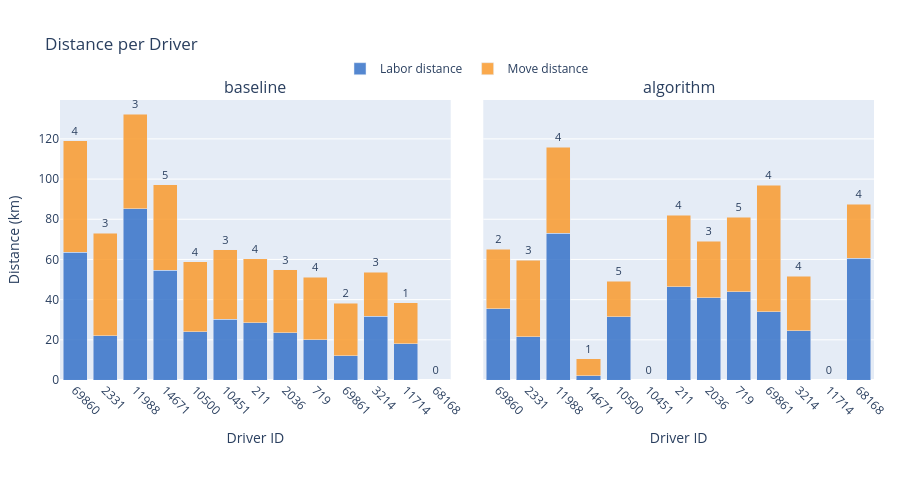

The notebook cell saved with this chart:
### Markdown cell above
---
## Distance per Driver

### Code cell
build_comparison_driver_figure(pair, LABEL_A, LABEL_B).show()

### Figure 1 — Plotly figure (JSON) as saved in the notebook; plotly's stock layout.template omitted (floating-point values rounded to 4 significant figures)
{"data": [{"hoverinfo": "text", "hovertext": ["Driver 69860<br>Labor: 63.67 km", "Driver 2331<br>Labor: 22.01 km", "Driver 11988<br>Labor: 85.23 km", "Driver 14671<br>Labor: 54.70 km", "Driver 10500<br>Labor: 24.05 km", "Driver 10451<br>Labor: 30.17 km", "Driver 211<br>Labor: 28.51 km", "Driver 2036<br>Labor: 23.48 km", "Driver 719<br>Labor: 20.13 km", "Driver 69861<br>Labor: 12.16 km", "Driver 3214<br>Labor: 31.84 km", "Driver 11714<br>Labor: 18.06 km", "Driver 68168<br>Labor: 0.00 km"], "legendgroup": "labor_dist", "marker": {"color": "rgba(55, 115, 200, 0.85)"}, "name": "Labor distance", "showlegend": true, "type": "bar", "x": ["69860", "2331", "11988", "14671", "10500", "10451", "211", "2036", "719", "69861", "3214", "11714", "68168"], "xaxis": "x", "y": [63.67, 22.01, 85.23, 54.7, 24.05, 30.17, 28.51, 23.48, 20.13, 12.16, 31.84, 18.06, 0], "yaxis": "y"}, {"hoverinfo": "text", "hovertext": ["Driver 69860<br>Move: 55.32 km", "Driver 2331<br>Move: 51.15 km", "Driver 11988<br>Move: 47.16 km", "Driver 14671<br>Move: 42.36 km", "Driver 10500<br>Move: 34.88 km", "Driver 10451<br>Move: 34.56 km", "Driver 211<br>Move: 31.85 km", "Driver 2036<br>Move: 31.37 km", "Driver 719<br>Move: 30.94 km", "Driver 69861<br>Move: 26.03 km", "Driver 3214<br>Move: 21.83 km", "Driver 11714<br>Move: 20.43 km", "Driver 68168<br>Move: 0.00 km"], "legendgroup": "move_dist", "marker": {"color": "rgba(250, 155, 45, 0.85)"}, "name": "Move distance", "showlegend": true, "text": ["4", "3", "3", "5", "4", "3", "4", "3", "4", "2", "3", "1", "0"], "textfont": {"size": 11}, "textposition": "outside", "type": "bar", "x": ["69860", "2331", "11988", "14671", "10500", "10451", "211", "2036", "719", "69861", "3214", "11714", "68168"], "xaxis": "x", "y": [55.32, 51.15, 47.16, 42.36, 34.88, 34.56, 31.85, 31.37, 30.94, 26.03, 21.83, 20.43, 0], "yaxis": "y"}, {"hoverinfo": "text", "hovertext": ["Driver 69860<br>Labor: 35.36 km", "Driver 2331<br>Labor: 21.51 km", "Driver 11988<br>Labor: 73.08 km", "Driver 14671<br>Labor: 2.12 km", "Driver 10500<br>Labor: 31.59 km", "Driver 10451<br>Labor: 0.00 km", "Driver 211<br>Labor: 46.46 km", "Driver 2036<br>Labor: 41.04 km", "Driver 719<br>Labor: 43.82 km", "Driver 69861<br>Labor: 33.92 km", "Driver 3214<br>Labor: 24.55 km", "Driver 11714<br>Labor: 0.00 km", "Driver 68168<br>Labor: 60.56 km"], "legendgroup": "labor_dist", "marker": {"color": "rgba(55, 115, 200, 0.85)"}, "name": "Labor distance", "showlegend": false, "type": "bar", "x": ["69860", "2331", "11988", "14671", "10500", "10451", "211", "2036", "719", "69861", "3214", "11714", "68168"], "xaxis": "x2", "y": [35.36, 21.51, 73.08, 2.12, 31.59, 0, 46.46, 41.04, 43.82, 33.92, 24.55, 0, 60.56], "yaxis": "y2"}, {"hoverinfo": "text", "hovertext": ["Driver 69860<br>Move: 29.65 km", "Driver 2331<br>Move: 38.19 km", "Driver 11988<br>Move: 42.64 km", "Driver 14671<br>Move: 8.41 km", "Driver 10500<br>Move: 17.53 km", "Driver 10451<br>Move: 0.00 km", "Driver 211<br>Move: 35.56 km", "Driver 2036<br>Move: 28.01 km", "Driver 719<br>Move: 37.23 km", "Driver 69861<br>Move: 62.98 km", "Driver 3214<br>Move: 27.06 km", "Driver 11714<br>Move: 0.00 km", "Driver 68168<br>Move: 26.93 km"], "legendgroup": "move_dist", "marker": {"color": "rgba(250, 155, 45, 0.85)"}, "name": "Move distance", "showlegend": false, "text": ["2", "3", "4", "1", "5", "0", "4", "3", "5", "4", "4", "0", "4"], "textfont": {"size": 11}, "textposition": "outside", "type": "bar", "x": ["69860", "2331", "11988", "14671", "10500", "10451", "211", "2036", "719", "69861", "3214", "11714", "68168"], "xaxis": "x2", "y": [29.65, 38.19, 42.64, 8.41, 17.53, 0, 35.56, 28.01, 37.23, 62.98, 27.06, 0, 26.93], "yaxis": "y2"}], "layout": {"annotations": [{"font": {"size": 16}, "showarrow": false, "text": "baseline", "x": 0.24, "xanchor": "center", "xref": "paper", "y": 1, "yanchor": "bottom", "yref": "paper"}, {"font": {"size": 16}, "showarrow": false, "text": "algorithm", "x": 0.76, "xanchor": "center", "xref": "paper", "y": 1, "yanchor": "bottom", "yref": "paper"}], "barmode": "stack", "height": 480, "hovermode": "x", "legend": {"orientation": "h", "x": 0.5, "xanchor": "center", "y": 1.06, "yanchor": "bottom"}, "margin": {"b": 100, "l": 60, "r": 20, "t": 100}, "title": {"text": "Distance per Driver"}, "xaxis": {"anchor": "y", "domain": [0, 0.48], "tickangle": 45, "title": {"text": "Driver ID"}}, "xaxis2": {"anchor": "y2", "domain": [0.52, 1], "tickangle": 45, "title": {"text": "Driver ID"}}, "yaxis": {"anchor": "x", "domain": [0, 1], "title": {"text": "Distance (km)"}}, "yaxis2": {"anchor": "x2", "domain": [0, 1], "matches": "y", "showticklabels": false}}}
